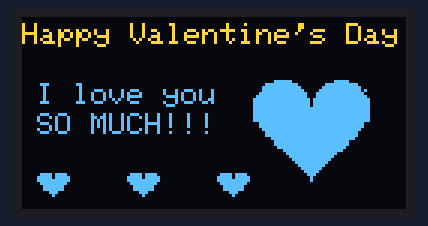
This sketch was run on a simulated ESP32. Shown: 128×64 one-colour display. The OLED is the two-colour kind (top 16 rows yellow).

Above: at 0.48 s.
At 5.69 s:
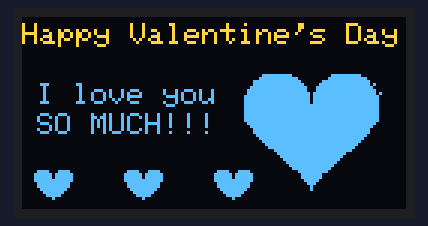
At 10.28 s:
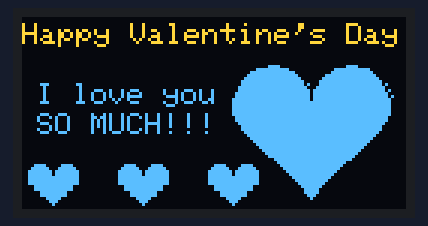
At 20.08 s:
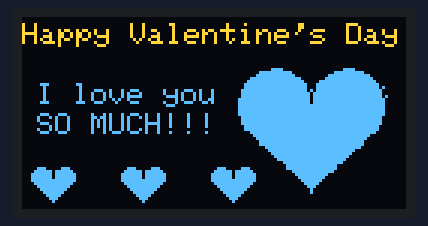
At 29.88 s:
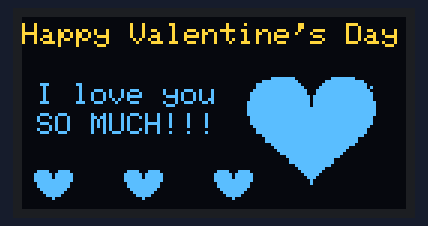
At 39.67 s:
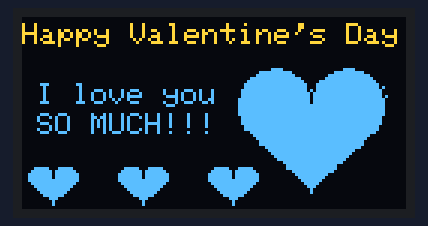

The sketch:

Heart.ino
```cpp
#include <Wire.h>
#include <Adafruit_GFX.h>
#include <Adafruit_SSD1306.h>
#include <math.h>

// Kích thước màn hình OLED SSD1306
#define SCREEN_WIDTH 128
#define SCREEN_HEIGHT 64

// Định nghĩa chân I2C cho ESP32
#define SDA_PIN 21  // Chân SDA của I2C
#define SCL_PIN 22  // Chân SCL của I2C

// Định nghĩa chân reset (nếu có) cho OLED; ESP32 thường dùng -1 nếu không có
#define OLED_RESET -1

// Khai báo đối tượng display (giao tiếp I2C)
Adafruit_SSD1306 display(SCREEN_WIDTH, SCREEN_HEIGHT, &Wire, OLED_RESET);

// Hàm khởi tạo I2C với chân SDA, SCL tùy chỉnh
void initI2C() {
  Wire.begin(SDA_PIN, SCL_PIN);
}

// Hàm fillPolygon sử dụng thuật toán scan-line
// x, y: mảng tọa độ các đỉnh; n: số đỉnh; color: màu tô
void fillPolygon(int *x, int *y, int n, uint16_t color) {
  int i, j, minY, maxY;
  // Tìm giới hạn theo trục Y
  minY = y[0];
  maxY = y[0];
  for (i = 1; i < n; i++) {
    if (y[i] < minY) minY = y[i];
    if (y[i] > maxY) maxY = y[i];
  }

  // Quét theo từng dòng (scan-line)
  for (int scanline = minY; scanline <= maxY; scanline++) {
    int nodes = 0;
    int nodeX[n]; // Mảng chứa giao điểm với các cạnh
    // Tìm giao điểm của đường ngang với các cạnh của đa giác
    for (i = 0, j = n - 1; i < n; j = i++) {
      if ((y[i] < scanline && y[j] >= scanline) ||
          (y[j] < scanline && y[i] >= scanline)) {
        nodeX[nodes++] = x[i] + (scanline - y[i]) * (x[j] - x[i]) / (y[j] - y[i]);
      }
    }

    // Sắp xếp các giao điểm theo thứ tự tăng dần
    for (i = 0; i < nodes - 1; i++) {
      for (j = i + 1; j < nodes; j++) {
        if (nodeX[i] > nodeX[j]) {
          int temp = nodeX[i];
          nodeX[i] = nodeX[j];
          nodeX[j] = temp;
        }
      }
    }

    // Vẽ các đường ngang giữa các cặp giao điểm
    for (i = 0; i < nodes; i += 2) {
      if (i + 1 < nodes) {
        display.drawFastHLine(nodeX[i], scanline, nodeX[i + 1] - nodeX[i] + 1, color);
      }
    }
  }
}

// Hàm vẽ trái tim được lấp đầy, sử dụng phương trình tham số
void fillHeart(float scale) {
  // Tâm trái tim (có thể điều chỉnh theo ý muốn)
  int cx = 96;
  int cy = 35;

  const int numPoints = 100; // Số điểm để vẽ biên trái tim
  int xPoints[numPoints + 1];
  int yPoints[numPoints + 1];

  // Tính toán tọa độ các đỉnh của trái tim theo phương trình
  for (int i = 0; i <= numPoints; i++) {
    float t = -PI + (2 * PI * i / numPoints);
    // Phương trình trái tim
    float x = 16 * pow(sin(t), 3);
    float y = 13 * cos(t) - 5 * cos(2 * t) - 2 * cos(3 * t) - cos(4 * t);

    // Điều chỉnh tỉ lệ và chuyển sang tọa độ màn hình
    int xPos = cx + (int)(x * scale);
    int yPos = cy - (int)(y * scale);

    xPoints[i] = xPos;
    yPoints[i] = yPos;
  }

  // Tô màu bên trong trái tim
  fillPolygon(xPoints, yPoints, numPoints + 1, SSD1306_WHITE);

  // (Tùy chọn) Vẽ viền trái tim để nổi bật đường biên
  for (int i = 0; i < numPoints; i++) {
    display.drawLine(xPoints[i], yPoints[i], xPoints[i + 1], yPoints[i + 1], SSD1306_BLACK);
  }
}

void fillHeartAt(int cx, int cy, float scale) {
  const int numPoints = 100;
  int xPoints[numPoints + 1];
  int yPoints[numPoints + 1];

  for (int i = 0; i <= numPoints; i++) {
    float t = -PI + (2 * PI * i / numPoints);
    float x = 16 * pow(sin(t), 3);
    float y = 13 * cos(t) - 5 * cos(2 * t) - 2 * cos(3 * t) - cos(4 * t);

    int xPos = cx + (int)(x * scale);
    int yPos = cy - (int)(y * scale);

    xPoints[i] = xPos;
    yPoints[i] = yPos;
  }

  fillPolygon(xPoints, yPoints, numPoints + 1, SSD1306_WHITE);
  for (int i = 0; i < numPoints; i++) {
    display.drawLine(xPoints[i], yPoints[i], xPoints[i + 1], yPoints[i + 1], SSD1306_BLACK);
  }
}

void setup() {
  Serial.begin(115200);

  // Khởi tạo I2C với chân SDA và SCL tùy chỉnh
  initI2C();

  // Khởi tạo màn hình OLED với địa chỉ I2C 0x3C
  if (!display.begin(SSD1306_SWITCHCAPVCC, 0x3C)) {
    Serial.println(F("Không thể khởi tạo SSD1306"));
    for (;;); // Dừng lại nếu khởi tạo không thành công
  }
  display.clearDisplay();
}

void loop() {
  // Sử dụng biến tĩnh để tạo hiệu ứng "đập" của trái tim
  static unsigned long lastTime = 0;
  static float scale = 1.0;     // tỉ lệ của trái tim ban đầu
  static bool expanding = true; // trạng thái: đang mở rộng hay thu nhỏ

  static float smallScale = 0.3;    // tỉ lệ ban đầu cho trái tim nhỏ
  static bool smallExpanding = true;

  unsigned long currentTime = millis();
  if (currentTime - lastTime > 50) { // cập nhật mỗi 50ms
    lastTime = currentTime;

    // Cập nhật tỉ lệ cho hiệu ứng đập
    if (expanding) {
      scale += 0.05;
      if (scale > 1.7) {  // giới hạn mở rộng
        expanding = false;
      }
    } else {
      scale -= 0.05;
      if (scale < 1.4) {  // giới hạn thu nhỏ
        expanding = true;
      }
    }

     if (smallExpanding) {
      smallScale += 0.02;
      if (smallScale > 0.61) {
        smallExpanding = false;
      }
    } else {
      smallScale -= 0.02;
      if (smallScale < 0.49) {
        smallExpanding = true;
      }
    }


    // Xóa màn hình, vẽ trái tim lấp đầy và cập nhật hiển thị
    display.clearDisplay();
    fillHeart(scale);
    display.setTextColor(SSD1306_WHITE, SSD1306_BLACK);
    display.setTextSize(1);
    // display.setTextColor(SSD1306_WHITE, SSD1306_BLACK);
    display.setCursor(0, 2);
    display.print("Happy Valentine's Day");
    display.setCursor(5, 22);
    display.print("I love you");
    display.setTextSize(1);
    display.setCursor(5, 32);
    display.print("SO MUCH!!!");
    fillHeartAt(10, 55, smallScale);   // tái tim nhỏ bên trái
    fillHeartAt(40, 55, smallScale);   // trái tim nhỏ ở giữa
    fillHeartAt(70, 55, smallScale);   // trái tim nhỏ bên phải
    display.display();
  }
}
```
